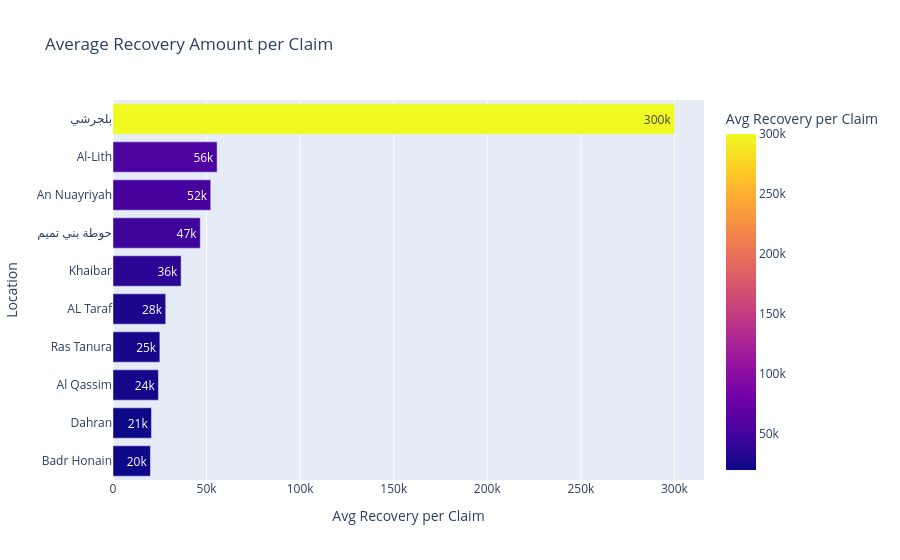

Notebook code for this chart:
### Markdown cell above
### Q5) Average Recovery per Claim

### Code cell
fig = px.bar(
    location_summary.sort_values("Avg Recovery per Claim").tail(10),
    x="Avg Recovery per Claim",
    y="Location",
    orientation="h",
    color="Avg Recovery per Claim",
    text_auto=".2s",
    title="Average Recovery Amount per Claim"
)

fig.show()

### Figure 1 — Plotly figure (JSON) as saved in the notebook; plotly's stock layout.template omitted (floating-point values rounded to 4 significant figures)
{"data": [{"alignmentgroup": "True", "hovertemplate": "Avg Recovery per Claim=%{marker.color}<br>Location=%{y}<extra></extra>", "legendgroup": "", "marker": {"color": [20000, 20550.0, 24290.0, 25040.0, 28170.0, 36400, 46630, 52230, 55630, 300000], "coloraxis": "coloraxis", "pattern": {"shape": ""}}, "name": "", "offsetgroup": "", "orientation": "h", "showlegend": false, "textposition": "auto", "texttemplate": "%{x:.2s}", "type": "bar", "x": [20000, 20550.0, 24290.0, 25040.0, 28170.0, 36400, 46630, 52230, 55630, 300000], "xaxis": "x", "y": ["Badr Honain", "Dahran", "Al Qassim", "Ras Tanura", "AL Taraf", "Khaibar", "حوطة بني تميم", "An Nuayriyah", "Al-Lith", "بلجرشي"], "yaxis": "y"}], "layout": {"barmode": "relative", "coloraxis": {"colorbar": {"title": {"text": "Avg Recovery per Claim"}}, "colorscale": [[0, "#0d0887"], [0.1111, "#46039f"], [0.2222, "#7201a8"], [0.3333, "#9c179e"], [0.4444, "#bd3786"], [0.5556, "#d8576b"], [0.6667, "#ed7953"], [0.7778, "#fb9f3a"], [0.8889, "#fdca26"], [1, "#f0f921"]]}, "legend": {"tracegroupgap": 0}, "title": {"text": "Average Recovery Amount per Claim"}, "xaxis": {"anchor": "y", "domain": [0, 1], "title": {"text": "Avg Recovery per Claim"}}, "yaxis": {"anchor": "x", "domain": [0, 1], "title": {"text": "Location"}}}}
